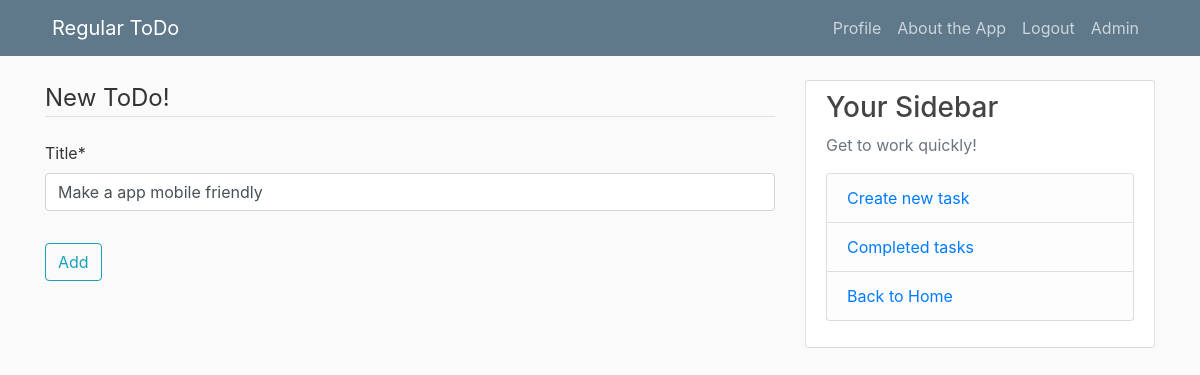
The app's page /todo/edit/36 (signed in), older data.
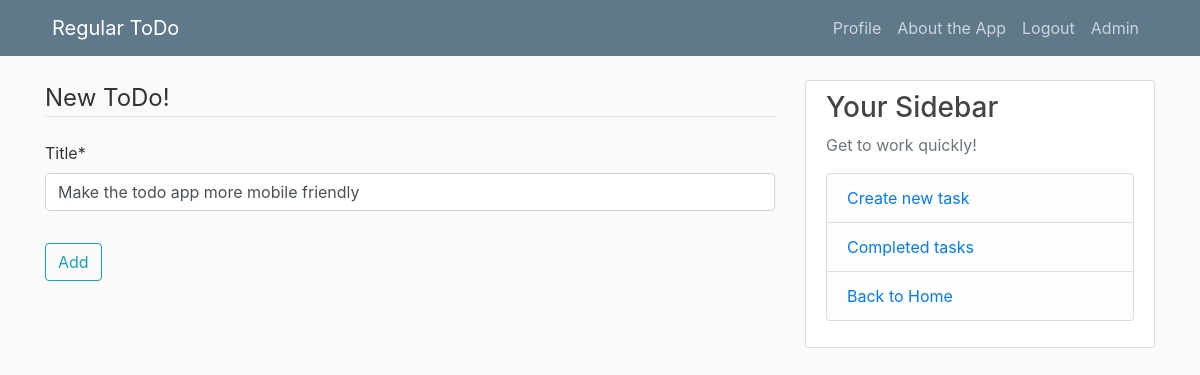
The same page, newer data.
### ToDo/models.py (models this page shows, shortened)
class ToDo(models.Model):
    title = models.CharField(max_length=100)
    date_posted = models.DateTimeField(default=timezone.now)
    creator = models.ForeignKey(User, on_delete=models.CASCADE)
    is_checked = models.BooleanField(default=False)

### ToDo/views.py (the view, shortened to what this page needs)
# urls.py: path('todo/edit/<int:pk>', TodoUpdateView.as_view(), name="todo-edit"),
class TodoUpdateView(LoginRequiredMixin, UpdateView):
    model = ToDo
    fields = ["title"]
    success_url = reverse_lazy("todo-home")

### ToDo/templates/ToDo/todo_form.html (shortened to what this page needs)
{% extends "ToDo/base.html" %}
{% load crispy_forms_tags %}
{% block content %}
    <div class="content section">
        <form method="POST">
            <fieldset class="form-group">
                <legend class="border-bottom mb-4">New ToDo!</legend>
                {{ form|crispy }}
            </fieldset>
            <div class="form-group">
                <button class="btn btn-outline-info" type="submit">Add</button>
            </div>
        </form>
    </div>
{% endblock content %}

Row changes from the older to the newer data that the page shows:
changed ToDo: title "Make a app mobile friendly" → "Make the todo app more mobile friendly"
